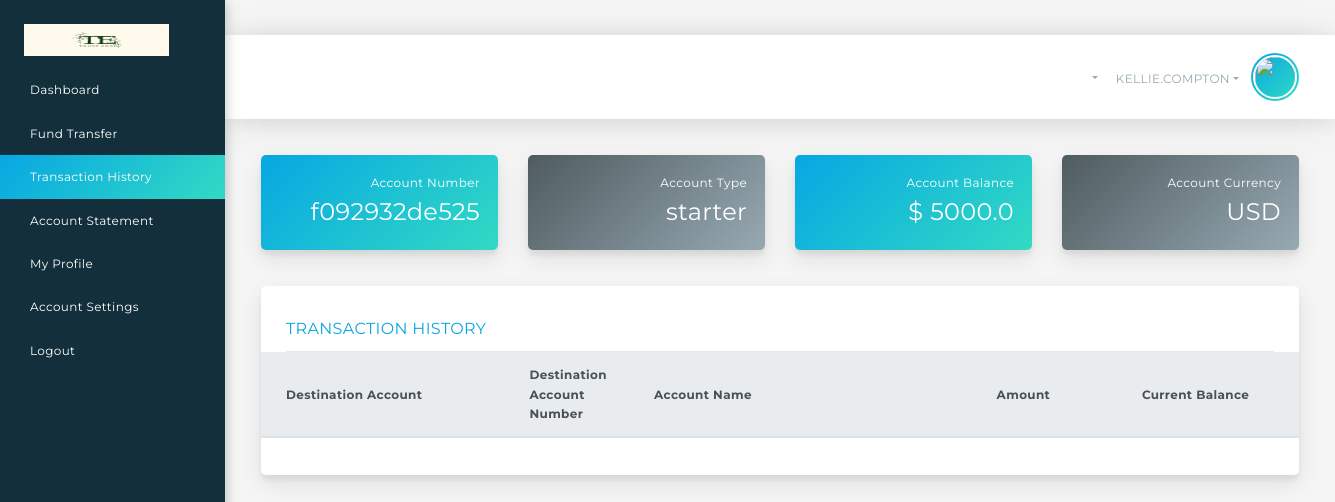
The app's page /transactionhistory/ (signed in) with its own data.
### nattyapp/models.py (models this page shows, shortened)
class Client(models.Model):
	TYPE=(
		('starter', 'starter'),
		('savings', 'savings'),
		('standard', 'standard'),
		('premium', 'premium'),
		('current', 'current'),
		)
	CURRENCY= (
	    ('USD', 'USD'),
	    ('EUR', 'EUR'),
	    ('CAD', 'CAD'),
	    ('GBP', 'GBP'),
	    )
	user= models.OneToOneField(User, null=True, on_delete=models.CASCADE)
	first_name= models.CharField(max_length=200, null=True)
	last_name= models.CharField(max_length=200, null=True)
	home_address= models.CharField(default="Update your account", max_length=200, null=True)
	phone= models.CharField(default="Update your account", max_length=200, null=True)
	email= models.CharField(max_length=200, null=True)
	account_number= models.CharField(max_length=12, blank=True)
	account_type= models.CharField(max_length= 200, null=True, choices=TYPE, default='starter')
	account_currency= models.CharField(max_length=200, null=True, blank=True, choices=CURRENCY, default='EUR')
	account_status= models.BooleanField(default=True, null=True, blank=True)
	transfer_pin= models.CharField(max_length= 4, null=True, blank=True)
	deposit= models.FloatField(default=0, null=True, blank=True)
	uncleared_balance= models.FloatField(default=0, null=True)
	total_loan= models.FloatField(default=0, null=True)
	profile_pic= models.ImageField(null=True, blank=True)
	active_transfer= models.BooleanField(default=True)
	date_created= models.DateTimeField(auto_now_add=True, null=True)
	@property
	def profile_picUrl(self):
		try:
			url= self.profile_pic.url
		except:
			url=''
		return url

### nattyapp/views.py (the view)
# urls.py: path('transactionhistory/', views.transactionhistory, name='transactionhistory'),
def transactionhistory(request):
	client= request.user.client
	clientAccountNumber= client.account_number
	clientAccountType= client.account_type
	clientAccountCurrency= client.account_currency
	clientBalance= float(client.deposit) + float(client.uncleared_balance)
	transactions= Foreign_transaction.objects.filter(client=client)
	context={'clientAccountNumber':clientAccountNumber, 'clientAccountType':clientAccountType, 'clientBalance':clientBalance,
	'clientAccountCurrency':clientAccountCurrency, 'transactions':transactions}
	return render(request, 'nattyapp/clienttransactionhistorypage.html', context)

### nattyapp/templates/nattyapp/clienttransactionhistorypage.html (shortened to what this page needs)
<!DOCTYPE html>
{% load static %}
<html lang="en">
<head>
	<link rel="stylesheet" href="{5 static 'bankprojfiles/dashboards/batch-icons.css' %}">
	<link rel="stylesheet" href="{% static 'bankprojfiles/dashboards/bootstrap.min.css' %}">
	<link rel="stylesheet" href="{% static 'bankprojfiles/dashboards/mdb.min.css' %}">
	<link rel="stylesheet" href="{% static 'bankprojfiles/dashboards/jquery.mCustomScrollbar.min.css' %}">
	<link rel="stylesheet" href="{% static 'bankprojfiles/dashboards/hamburgers.css' %}">
	<link rel="stylesheet" href="{% static 'bankprojfiles/dashboards/font-awesome.min.css' %}">
	<link rel="stylesheet" href="{% static 'bankprojfiles/dashboards/jqvmap.min.css' %}">
	<link rel="stylesheet" href="{% static 'bankprojfiles/dashboards/quillpro.css' %}">
</head>
<body>
	<div class="container-fluid">
		<div class="row">
			<nav id="sidebar" class="px-0 bg-dark bg-gradient sidebar">
				<ul class="nav nav-pills flex-column">
					<li class="logo-nav-item">
						<a class="navbar-brand" href="#">
							<img src="{% static 'img/logo.png' %}" width="145" height="32.3" alt="QuillPro">
						</a>
					</li>
					<li class="nav-item">
						<a class="nav-link" href="{% url 'dashboard' %}">
							Dashboard
						</a>
					</li>
					<li class="nav-item">
						<a class="nav-link" href="{% url 'fundtransfer' %}">
							Fund Transfer
						</a>
					<li class="nav-item">
						<a class="nav-link  active" href="{% url 'transactionhistory' %}">
							Transaction History <span class="sr-only">(current)</span>
						</a>
					</li>
					<li class="nav-item">
						<a class="nav-link" href="{% url 'transactionhistory' %}">
							Account Statement
						</a>
					</li>
						<li class="nav-item">
						<a class="nav-link" href="{% url 'account_settings' %}">
							My Profile
						</a>
					</li>
						<li class="nav-item">
						<a class="nav-link" href="{% url 'account_settings' %}">
							Account Settings
						</a>
					</li>
						<li class="nav-item">
						<a class="nav-link" href="{% url 'logout' %}">
							Logout
						</a>
					</li>
				</ul>
			</nav>
            <div class="right-column">
    <div>
    <iframe src="//www.exchangerates.org.uk/widget/ER-LRTICKER.php?w=1100&amp;s=1&amp;mc=GBP&amp;mbg=F0F0F0&amp;bs=yes&amp;bc=000044&amp;f=verdana&amp;fs=10px&amp;fc=000044&amp;lc=000044&amp;lhc=FE9A00&amp;vc=FE9A00&amp;vcu=008000&amp;vcd=FF0000&amp;" width="1100" height="30" frameborder="0" scrolling="no" marginwidth="0" marginheight="0"></iframe>
</div>
    				<nav class="navbar navbar-expand-lg navbar-light bg-white">
					<div class="collapse navbar-collapse" id="navbar-header-content">
						<ul class="navbar-nav navbar-notifications float-right">
							<li class="nav-item dropdown">
								<a class="nav-link dropdown-toggle" id="navbar-notification-search" data-toggle="dropdown" data-flip="false" aria-haspopup="true" aria-expanded="false">
								</a>
							</li>
						<ul class="navbar-nav ml-5 navbar-profile">
							<li class="nav-item dropdown">
								<a class="nav-link dropdown-toggle" id="navbar-dropdown-navbar-profile" data-toggle="dropdown" data-flip="false" aria-haspopup="true" aria-expanded="false">
									<div class="profile-name">
										{{ request.user.username }}									</div>
									<div class="profile-picture bg-gradient bg-primary has-message float-right">
                                        <img src="{{request.user.client.profile_picUrl}}" width="44" height="44">
									</div>
								</a>
							</li>
						</ul>
					</div>
				</nav>
				<main class="main-content p-5" role="main">
				<div class="row">
						<div class="col-md-6 col-lg-6 col-xl-3 mb-5">
							<div class="card card-tile card-xs bg-primary bg-gradient text-center">
								<div class="card-body p-4">
									<div class="tile-right">
									<div class="tile-description">Account Number</div>
										<div class="tile-number">{{clientAccountNumber}}</div>
									</div>
								</div>
							</div>
						</div>
						<div class="col-md-6 col-lg-6 col-xl-3 mb-5">
							<div class="card card-tile card-xs bg-secondary bg-gradient text-center">
								<div class="card-body p-4">
									<div class="tile-right">
									<div class="tile-description">Account Type</div>
										<div class="tile-number">{{clientAccountType}}</div>
									</div>
								</div>
							</div>
						</div>
						<div class="col-md-6 col-lg-6 col-xl-3 mb-5">
							<div class="card card-tile card-xs bg-primary bg-gradient text-center">
								<div class="card-body p-4">
									<div class="tile-right">
									<div class="tile-description">Account Balance</div>
										<div class="tile-number">
										$ {{clientBalance}}												</div>
									</div>
								</div>
							</div>
						</div>
						<div class="col-md-6 col-lg-6 col-xl-3 mb-5">
							<div class="card card-tile card-xs bg-secondary bg-gradient text-center">
								<div class="card-body p-4">
									<div class="tile-right">
									<div class="tile-description">Account Currency</div>
										<div class="tile-number"> {{clientAccountCurrency}}</div>
									</div>
								</div>
							</div>
						</div>
			  </div>
					<div class="row">
			        <div class="col-md-12 mb-5">
			          <div class="card">
			            <div class="card-header">
			              Transaction History			              </div>
			            <div class="card-table table-responsive">
			              <table class="table table-hover align-middle">
			                <thead class="thead-light">
			                  <tr>
			                    <th width="25%">Destination Account</th>
					              <th width="12%">Destination Account Number</th>
					              <th width="33%">Account Name</th>
					              <th width="14%">Amount</th>
					              <th width="16%">Current Balance</th>
				              </tr>
		                    </thead>
		                  </table>
		                </div>
		              </div>
		          </div>
		        </div>
		  </div>
	  </div>
</div>
</body>
</html>

### records on screen
Client: account_number "f092932de525", account_type "starter", account_currency "USD"

### other values on screen
{{ request.user.username }} "KELLIE.COMPTON"
{{ clientBalance }} "5000.0"
